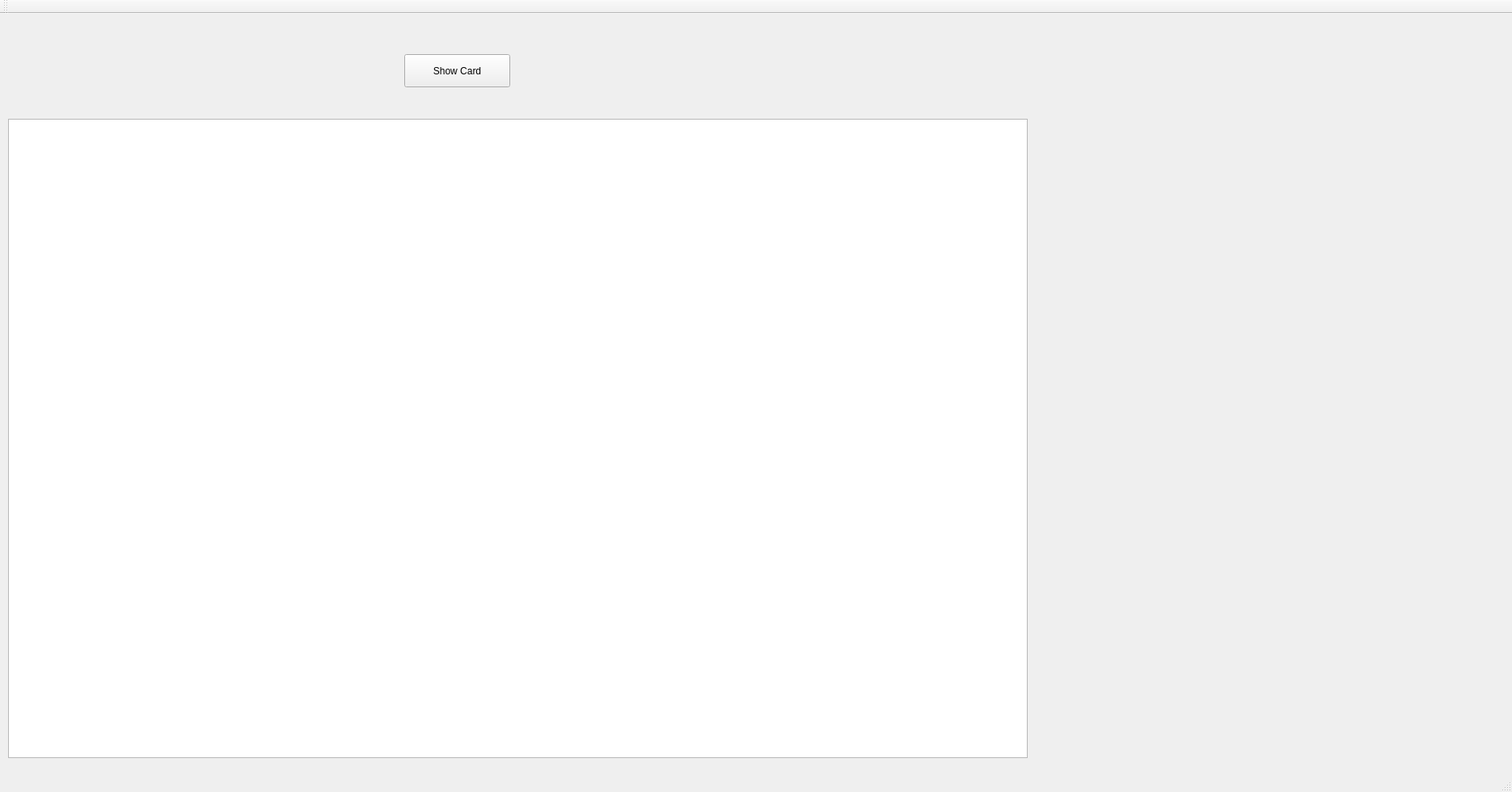
<?xml version="1.0" encoding="UTF-8"?>
<ui version="4.0">
 <class>FightLandLordClass</class>
 <widget class="QMainWindow" name="FightLandLordClass">
  <property name="geometry">
   <rect>
    <x>0</x>
    <y>0</y>
    <width>1870</width>
    <height>980</height>
   </rect>
  </property>
  <property name="windowTitle">
   <string>FightLandLord</string>
  </property>
  <widget class="QWidget" name="centralWidget">
   <widget class="QGraphicsView" name="graphicsView">
    <property name="geometry">
     <rect>
      <x>10</x>
      <y>130</y>
      <width>1261</width>
      <height>791</height>
     </rect>
    </property>
   </widget>
   <widget class="QPushButton" name="btnShowCard">
    <property name="geometry">
     <rect>
      <x>500</x>
      <y>50</y>
      <width>131</width>
      <height>41</height>
     </rect>
    </property>
    <property name="text">
     <string>Show Card</string>
    </property>
   </widget>
  </widget>
  <widget class="QMenuBar" name="menuBar">
   <property name="geometry">
    <rect>
     <x>0</x>
     <y>0</y>
     <width>1870</width>
     <height>23</height>
    </rect>
   </property>
  </widget>
  <widget class="QToolBar" name="mainToolBar">
   <attribute name="toolBarArea">
    <enum>TopToolBarArea</enum>
   </attribute>
   <attribute name="toolBarBreak">
    <bool>false</bool>
   </attribute>
  </widget>
  <widget class="QStatusBar" name="statusBar"/>
 </widget>
 <layoutdefault spacing="6" margin="11"/>
 <resources>
  <include location="FightLandLord.qrc"/>
 </resources>
 <connections/>
</ui>
